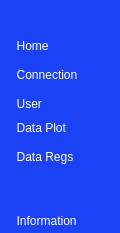
           <widget class="QWidget" name="leftMenu" native="true">
            <property name="sizePolicy">
             <sizepolicy hsizetype="Minimum" vsizetype="Preferred">
              <horstretch>0</horstretch>
              <verstretch>0</verstretch>
             </sizepolicy>
            </property>
            <property name="minimumSize">
             <size>
              <width>30</width>
              <height>0</height>
             </size>
            </property>
            <property name="maximumSize">
             <size>
              <width>120</width>
              <height>16777215</height>
             </size>
            </property>
            <property name="styleSheet">
             <string notr="true">QWidget{
	background-color: #1b43f5;
}

QPushButton{
	text-align: left;
	color:#fff;
	padding:0;
	margin:0;
	padding: 5px 5px;
	border-top-left-radius:10px;
	border-bottom-left-radius:10px;
}

QPushButton:hover{
	background-color: #598eff
}</string>
            </property>
            <layout class="QVBoxLayout" name="verticalLayout_2">
             <property name="spacing">
              <number>0</number>
             </property>
             <property name="sizeConstraint">
              <enum>QLayout::SetDefaultConstraint</enum>
             </property>
             <property name="leftMargin">
              <number>5</number>
             </property>
             <property name="topMargin">
              <number>0</number>
             </property>
             <property name="rightMargin">
              <number>0</number>
             </property>
             <property name="bottomMargin">
              <number>0</number>
             </property>
             <item alignment="Qt::AlignRight|Qt::AlignTop">
              <widget class="QFrame" name="frame_1">
               <property name="frameShape">
                <enum>QFrame::NoFrame</enum>
               </property>
               <property name="frameShadow">
                <enum>QFrame::Plain</enum>
               </property>
               <property name="lineWidth">
                <number>0</number>
               </property>
               <layout class="QHBoxLayout" name="horizontalLayout_2">
                <property name="spacing">
                 <number>0</number>
                </property>
                <property name="leftMargin">
                 <number>0</number>
                </property>
                <property name="topMargin">
                 <number>5</number>
                </property>
                <property name="rightMargin">
                 <number>0</number>
                </property>
                <property name="bottomMargin">
                 <number>5</number>
                </property>
                <item>
                 <widget class="QPushButton" name="show_main_menu_button">
                  <property name="text">
                   <string/>
                  </property>
                  <property name="icon">
                   <iconset resource="resources.qrc">
                    <normaloff>:/icons/icons/chevrons-right.svg</normaloff>:/icons/icons/chevrons-right.svg</iconset>
                  </property>
                  <property name="iconSize">
                   <size>
                    <width>20</width>
                    <height>20</height>
                   </size>
                  </property>
                 </widget>
                </item>
                <item>
                 <widget class="QPushButton" name="hide_main_menu_button">
                  <property name="enabled">
                   <bool>true</bool>
                  </property>
                  <property name="text">
                   <string/>
                  </property>
                  <property name="icon">
                   <iconset resource="resources.qrc">
                    <normaloff>:/icons/icons/chevrons-left.svg</normaloff>:/icons/icons/chevrons-left.svg</iconset>
                  </property>
                  <property name="iconSize">
                   <size>
                    <width>20</width>
                    <height>20</height>
                   </size>
                  </property>
                 </widget>
                </item>
               </layout>
              </widget>
             </item>
             <item alignment="Qt::AlignTop">
              <widget class="QPushButton" name="home_button">
               <property name="autoFillBackground">
                <bool>false</bool>
               </property>
               <property name="text">
                <string>  Home</string>
               </property>
               <property name="icon">
                <iconset resource="resources.qrc">
                 <normaloff>:/icons/icons/home.svg</normaloff>:/icons/icons/home.svg</iconset>
               </property>
               <property name="iconSize">
                <size>
                 <width>20</width>
                 <height>20</height>
                </size>
               </property>
              </widget>
             </item>
             <item alignment="Qt::AlignVCenter">
              <widget class="QFrame" name="setting_panel">
               <property name="frameShape">
                <enum>QFrame::NoFrame</enum>
               </property>
               <property name="frameShadow">
                <enum>QFrame::Plain</enum>
               </property>
               <property name="lineWidth">
                <number>0</number>
               </property>
               <layout class="QVBoxLayout" name="verticalLayout_6">
                <property name="spacing">
                 <number>5</number>
                </property>
                <property name="leftMargin">
                 <number>0</number>
                </property>
                <property name="topMargin">
                 <number>5</number>
                </property>
                <property name="rightMargin">
                 <number>0</number>
                </property>
                <property name="bottomMargin">
                 <number>0</number>
                </property>
                <item>
                 <widget class="QPushButton" name="connect_button">
                  <property name="text">
                   <string>  Connection</string>
                  </property>
                  <property name="icon">
                   <iconset resource="resources.qrc">
                    <normaloff>:/icons/icons/monitor.svg</normaloff>:/icons/icons/monitor.svg</iconset>
                  </property>
                  <property name="iconSize">
                   <size>
                    <width>20</width>
                    <height>20</height>
                   </size>
                  </property>
                 </widget>
                </item>
                <item>
                 <widget class="QPushButton" name="user_button">
                  <property name="text">
                   <string>  User</string>
                  </property>
                  <property name="icon">
                   <iconset resource="resources.qrc">
                    <normaloff>:/icons/icons/user.svg</normaloff>:/icons/icons/user.svg</iconset>
                  </property>
                  <property name="iconSize">
                   <size>
                    <width>20</width>
                    <height>20</height>
                   </size>
                  </property>
                 </widget>
                </item>
               </layout>
              </widget>
             </item>
             <item alignment="Qt::AlignVCenter">
              <widget class="QFrame" name="data_panel">
               <property name="frameShape">
                <enum>QFrame::NoFrame</enum>
               </property>
               <property name="frameShadow">
                <enum>QFrame::Plain</enum>
               </property>
               <property name="lineWidth">
                <number>0</number>
               </property>
               <layout class="QVBoxLayout" name="verticalLayout_3">
                <property name="spacing">
                 <number>5</number>
                </property>
                <property name="leftMargin">
                 <number>0</number>
                </property>
                <property name="topMargin">
                 <number>0</number>
                </property>
                <property name="rightMargin">
                 <number>0</number>
                </property>
                <property name="bottomMargin">
                 <number>0</number>
                </property>
                <item>
                 <widget class="QPushButton" name="data_plot_button">
                  <property name="text">
                   <string>  Data Plot</string>
                  </property>
                  <property name="icon">
                   <iconset resource="resources.qrc">
                    <normaloff>:/icons/icons/activity.svg</normaloff>:/icons/icons/activity.svg</iconset>
                  </property>
                  <property name="iconSize">
                   <size>
                    <width>20</width>
                    <height>20</height>
                   </size>
                  </property>
                 </widget>
                </item>
                <item>
                 <widget class="QPushButton" name="data_regs_button">
                  <property name="text">
                   <string>  Data Regs</string>
                  </property>
                  <property name="icon">
                   <iconset resource="resources.qrc">
                    <normaloff>:/icons/icons/table.svg</normaloff>:/icons/icons/table.svg</iconset>
                  </property>
                  <property name="iconSize">
                   <size>
                    <width>20</width>
                    <height>20</height>
                   </size>
                  </property>
                 </widget>
                </item>
               </layout>
              </widget>
             </item>
             <item>
              <spacer name="verticalSpacer_2">
               <property name="orientation">
                <enum>Qt::Vertical</enum>
               </property>
               <property name="sizeHint" stdset="0">
                <size>
                 <width>20</width>
                 <height>40</height>
                </size>
               </property>
              </spacer>
             </item>
             <item alignment="Qt::AlignBottom">
              <widget class="QFrame" name="info_panel">
               <property name="frameShape">
                <enum>QFrame::NoFrame</enum>
               </property>
               <property name="frameShadow">
                <enum>QFrame::Plain</enum>
               </property>
               <property name="lineWidth">
                <number>0</number>
               </property>
               <layout class="QVBoxLayout" name="verticalLayout_5">
                <property name="spacing">
                 <number>0</number>
                </property>
                <property name="leftMargin">
                 <number>0</number>
                </property>
                <property name="topMargin">
                 <number>0</number>
                </property>
                <property name="rightMargin">
                 <number>0</number>
                </property>
                <property name="bottomMargin">
                 <number>0</number>
                </property>
                <item>
                 <widget class="QPushButton" name="info_button">
                  <property name="text">
                   <string>  Information</string>
                  </property>
                  <property name="icon">
                   <iconset resource="resources.qrc">
                    <normaloff>:/icons/icons/info.svg</normaloff>:/icons/icons/info.svg</iconset>
                  </property>
                  <property name="iconSize">
                   <size>
                    <width>20</width>
                    <height>20</height>
                   </size>
                  </property>
                 </widget>
                </item>
               </layout>
              </widget>
             </item>
            </layout>
           </widget>
